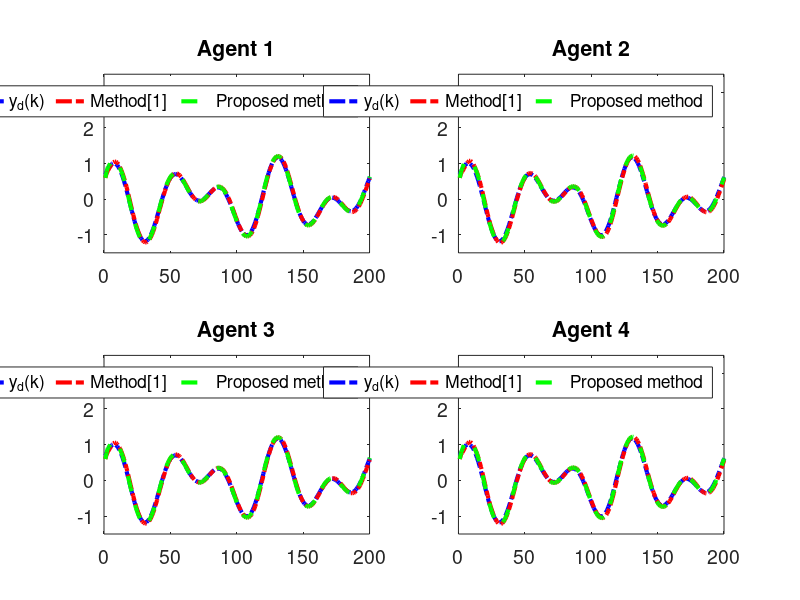
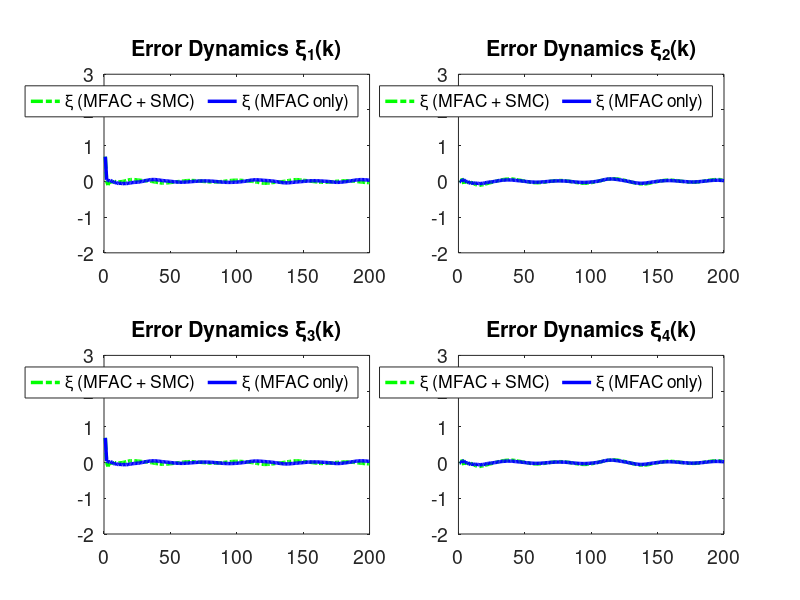

The MATLAB script that drew these images, in order:
clc; clear;

% Common Parameters
rho = 7.5;            % Gain for control response
eta = 1;              % Adaptive update speed
lamda = 350;          % Model-free parameter
mu = 0.005;           % Adaptive parameter
epsilon = 1e-5;       % Stability threshold
alpha = 15;           % Smoothing factor for error dynamics
T = 0.1;              % Sampling time
m = 200;              % Time steps
rT = 1024;            % Sample rate
font_size = 14;

% Method 1 (MFAC + SMC) Parameters
gamma1_m1 = 0.45;     % Control gains
gamma2_m1 = 0.15;
gamma3_m1 = 0.45;
gamma4_m1 = 0.15;
beta_m1 = 10;         % Sliding mode coefficient
sigma_m1 = 95;        % Sliding mode parameter
tau_m1 = 1e-5;        % Damping term
n_m1 = 600;           % Data size for Method 1
a_m1 = 0.5;           % Plant parameter
ff_gain_m1 = 0.45;    % Feedforward gain

% Method 2 (MFAC only) Parameters
gamma1_m2 = 0;        % Disable SMC
gamma2_m2 = 0;
gamma3_m2 = 0;
gamma4_m2 = 0;
n_m2 = 1024;          % Data size for Method 2
a_m2 = 0.8;           % Plant parameter
ff_gain_m2 = 0.2;     % Feedforward gain

% Nonlinearity coefficients (same for both methods)
nonlinearity1 = 0.03;
nonlinearity2 = 0.01;
nonlinearity3 = 0.02;
nonlinearity4 = 0.01;

% Initialization for both methods
phi1_m1 = zeros(m+1,1); phi2_m1 = zeros(m+1,1); phi3_m1 = zeros(m+1,1); phi4_m1 = zeros(m+1,1);
mfa1_m1 = zeros(m+1,1); mfa2_m1 = zeros(m+1,1); mfa3_m1 = zeros(m+1,1); mfa4_m1 = zeros(m+1,1);
sm1_m1 = zeros(m,1); sm2_m1 = zeros(m,1); sm3_m1 = zeros(m,1); sm4_m1 = zeros(m,1);
y1_m1 = zeros(m+1,1); y2_m1 = zeros(m+1,1); y3_m1 = zeros(m+1,1); y4_m1 = zeros(m+1,1);
u1_m1 = zeros(m,1); u2_m1 = zeros(m,1); u3_m1 = zeros(m,1); u4_m1 = zeros(m,1);
xi1_m1 = zeros(m,1); xi2_m1 = zeros(m,1); xi3_m1 = zeros(m,1); xi4_m1 = zeros(m,1);
s1_m1 = zeros(m,1); s2_m1 = zeros(m,1); s3_m1 = zeros(m,1); s4_m1 = zeros(m,1);

phi1_m2 = zeros(m+1,1); phi2_m2 = zeros(m+1,1); phi3_m2 = zeros(m+1,1); phi4_m2 = zeros(m+1,1);
mfa1_m2 = zeros(m+1,1); mfa2_m2 = zeros(m+1,1); mfa3_m2 = zeros(m+1,1); mfa4_m2 = zeros(m+1,1);
y1_m2 = zeros(m+1,1); y2_m2 = zeros(m+1,1); y3_m2 = zeros(m+1,1); y4_m2 = zeros(m+1,1);
u1_m2 = zeros(m,1); u2_m2 = zeros(m,1); u3_m2 = zeros(m,1); u4_m2 = zeros(m,1);
xi1_m2 = zeros(m,1); xi2_m2 = zeros(m,1); xi3_m2 = zeros(m,1); xi4_m2 = zeros(m,1);

yd = zeros(m+1,1);

% Desired signal (Reference trajectory)
for k = 1:m+1
    yd(k) = 0.6 * sin(0.05 * pi * k) + 0.6 * cos(0.03 * pi * k);
    % yd(k) = 2.6; % Time-invariant constant reference signalx
end

% Method 1 (MFAC + SMC) Simulation
for k = 1:m
    % Adaptive Gain update
    if k == 1
        phi1_m1(k) = 4.0; phi2_m1(k) = 4.0; phi3_m1(k) = 4.0; phi4_m1(k) = 4.0;
    elseif k == 2
        phi1_m1(k) = phi1_m1(k-1) + (eta * u1_m1(k-1) / (mu + u1_m1(k-1)^2)) * (y1_m1(k) - phi1_m1(k-1)*u1_m1(k-1));
        phi2_m1(k) = phi2_m1(k-1) + (eta * u2_m1(k-1) / (mu + u2_m1(k-1)^2)) * (y2_m1(k) - phi2_m1(k-1)*u2_m1(k-1));
        phi3_m1(k) = phi3_m1(k-1) + (eta * u3_m1(k-1) / (mu + u3_m1(k-1)^2)) * (y3_m1(k) - phi3_m1(k-1)*u3_m1(k-1));
        phi4_m1(k) = phi4_m1(k-1) + (eta * u4_m1(k-1) / (mu + u4_m1(k-1)^2)) * (y4_m1(k) - phi4_m1(k-1)*u4_m1(k-1));
    else
        phi1_m1(k) = phi1_m1(k-1) + (eta * (u1_m1(k-1) - u1_m1(k-2)) / (mu + (u1_m1(k-1) - u1_m1(k-2))^2)) * (y1_m1(k) - y1_m1(k-1) - phi1_m1(k-1) * (u1_m1(k-1) - u1_m1(k-2)));
        phi2_m1(k) = phi2_m1(k-1) + (eta * (u2_m1(k-1) - u2_m1(k-2)) / (mu + (u2_m1(k-1) - u2_m1(k-2))^2)) * (y2_m1(k) - y2_m1(k-1) - phi2_m1(k-1) * (u2_m1(k-1) - u2_m1(k-2)));
        phi3_m1(k) = phi3_m1(k-1) + (eta * (u3_m1(k-1) - u3_m1(k-2)) / (mu + (u3_m1(k-1) - u3_m1(k-2))^2)) * (y3_m1(k) - y3_m1(k-1) - phi3_m1(k-1) * (u3_m1(k-1) - u3_m1(k-2)));
        phi4_m1(k) = phi4_m1(k-1) + (eta * (u4_m1(k-1) - u4_m1(k-2)) / (mu + (u4_m1(k-1) - u4_m1(k-2))^2)) * (y4_m1(k) - y4_m1(k-1) - phi4_m1(k-1) * (u4_m1(k-1) - u4_m1(k-2)));
    end

    % Stability protection
    if k > 2 && (abs(phi1_m1(k)) <= epsilon || abs(u1_m1(k-1) - u1_m1(k-2)) <= epsilon || sign(phi1_m1(k)) ~= sign(phi1_m1(1)))
        phi1_m1(k) = phi1_m1(1);
    end
    if k > 2 && (abs(phi2_m1(k)) <= epsilon || abs(u2_m1(k-1) - u2_m1(k-2)) <= epsilon || sign(phi2_m1(k)) ~= sign(phi2_m1(1)))
        phi2_m1(k) = phi2_m1(1);
    end
    if k > 2 && (abs(phi3_m1(k)) <= epsilon || abs(u3_m1(k-1) - u3_m1(k-2)) <= epsilon || sign(phi3_m1(k)) ~= sign(phi3_m1(1)))
        phi3_m1(k) = phi3_m1(1);
    end
    if k > 2 && (abs(phi4_m1(k)) <= epsilon || abs(u4_m1(k-1) - u4_m1(k-2)) <= epsilon || sign(phi4_m1(k)) ~= sign(phi4_m1(1)))
        phi4_m1(k) = phi4_m1(1);
    end

    % Error dynamics
    xi1_m1(k) = yd(k) - 2*y1_m1(k) + y4_m1(k);
    xi2_m1(k) = y1_m1(k) - 2*y2_m1(k) + y3_m1(k);
    xi3_m1(k) = y2_m1(k) + yd(k) - 2*y3_m1(k);
    xi4_m1(k) = y1_m1(k) + y3_m1(k) - 2*y4_m1(k);

    % Sliding surfaces
    if k == 1
        s1_m1(k) = 0; s2_m1(k) = 0; s3_m1(k) = 0; s4_m1(k) = 0;
    else
        s1_m1(k) = alpha * xi1_m1(k) - xi1_m1(k-1);
        s2_m1(k) = alpha * xi2_m1(k) - xi2_m1(k-1);
        s3_m1(k) = alpha * xi3_m1(k) - xi3_m1(k-1);
        s4_m1(k) = alpha * xi4_m1(k) - xi4_m1(k-1);
    end

    % MFAC updates
    if k == 1
        mfa1_m1(k) = 0; mfa2_m1(k) = 0; mfa3_m1(k) = 0; mfa4_m1(k) = 0;
    else
        mfa1_m1(k) = mfa1_m1(k-1) + (rho * phi1_m1(k)) / (lamda + abs(phi1_m1(k)^2)) * xi1_m1(k);
        mfa2_m1(k) = mfa2_m1(k-1) + (rho * phi2_m1(k)) / (lamda + abs(phi2_m1(k)^2)) * xi2_m1(k);
        mfa3_m1(k) = mfa3_m1(k-1) + (rho * phi3_m1(k)) / (lamda + abs(phi3_m1(k)^2)) * xi3_m1(k);
        mfa4_m1(k) = mfa4_m1(k-1) + (rho * phi4_m1(k)) / (lamda + abs(phi4_m1(k)^2)) * xi4_m1(k);
    end

    % SMC updates
    if k == 1
        sm1_m1(k) = 0; sm2_m1(k) = 0; sm3_m1(k) = 0; sm4_m1(k) = 0;
    else
        sm1_m1(k) = sm1_m1(k-1) + (beta_m1 * phi1_m1(k)) / (sigma_m1 + (phi1_m1(k))^2) * ...
            ( (xi1_m1(k) + (y4_m1(k) - y4_m1(k-1)) + (yd(k+1) - yd(k))) / (1 + 1) ...
            - (xi1_m1(k)) / (alpha * 2) + tau_m1 * sign(s1_m1(k)) );
        sm2_m1(k) = sm2_m1(k-1) + (beta_m1 * phi2_m1(k)) / (sigma_m1 + (phi2_m1(k))^2) * ...
            ( (xi2_m1(k) + (y1_m1(k) - y1_m1(k-1)) + (y3_m1(k) - y3_m1(k-1))) / (1 + 1) ...
            - (xi2_m1(k)) / (alpha * 2) + tau_m1 * sign(s2_m1(k)) );
        sm3_m1(k) = sm3_m1(k-1) + (beta_m1 * phi3_m1(k)) / (sigma_m1 + (phi3_m1(k))^2) * ...
            ( (xi3_m1(k) + (y2_m1(k) - y2_m1(k-1)) + (yd(k+1) - yd(k))) / (1 + 1) ...
            - (xi3_m1(k)) / (alpha * 2) + tau_m1 * sign(s3_m1(k)) );
        sm4_m1(k) = sm4_m1(k-1) + (beta_m1 * phi4_m1(k)) / (sigma_m1 + (phi4_m1(k))^2) * ...
            ( (xi4_m1(k) + (y1_m1(k) - y1_m1(k-1)) + (y3_m1(k) - y3_m1(k-1))) / (1 + 1) ...
            - (xi4_m1(k)) / (alpha * 2) + tau_m1 * sign(s4_m1(k)) );
    end

    % Control signal
    if k == 1
        u1_m1(k) = 0.01; u2_m1(k) = 0.01; u3_m1(k) = 0.01; u4_m1(k) = 0.01;
    else
        u1_m1(k) = mfa1_m1(k) + gamma1_m1 * sm1_m1(k);
        u2_m1(k) = mfa2_m1(k) + gamma2_m1 * sm2_m1(k);
        u3_m1(k) = mfa3_m1(k) + gamma3_m1 * sm3_m1(k);
        u4_m1(k) = mfa4_m1(k) + gamma4_m1 * sm4_m1(k);
    end
    if k == 1
        y1_m1(k) = 0.6; y2_m1(k) = 0.6; y3_m1(k) = 0.6; y4_m1(k) = 0.6;
    end

    % Plant model update
    b1_m1 = 1.2 * n_m1 / (rT * 0.2);
    b2_m1 = 1.2 * n_m1 / (rT * 0.2);
    b3_m1 = 1.2 * n_m1 / (rT * 0.2);
    b4_m1 = 1.2 * n_m1 / (rT * 0.2);
    y1_m1(k+1) = a_m1 * y1_m1(k) + b1_m1 * u1_m1(k) - nonlinearity1 * y1_m1(k)^3 + ff_gain_m1;
    y2_m1(k+1) = a_m1 * y2_m1(k) + b2_m1 * u2_m1(k) - nonlinearity2 * y2_m1(k)^2 + ff_gain_m1;
    y3_m1(k+1) = a_m1 * y3_m1(k) + b3_m1 * u3_m1(k) - nonlinearity3 * y3_m1(k)^3 + ff_gain_m1;
    y4_m1(k+1) = a_m1 * y4_m1(k) + b4_m1 * u4_m1(k) - nonlinearity4 * y4_m1(k)^2 + ff_gain_m1;
end

% Method 2 (MFAC only) Simulation
for k = 1:m
    % Adaptive Gain update
    if k == 1
        phi1_m2(k) = 4.0; phi2_m2(k) = 4.0; phi3_m2(k) = 4.0; phi4_m2(k) = 4.0;
    elseif k == 2
        phi1_m2(k) = phi1_m2(k-1) + (eta * u1_m2(k-1) / (mu + u1_m2(k-1)^2)) * (y1_m2(k) - phi1_m2(k-1)*u1_m2(k-1));
        phi2_m2(k) = phi2_m2(k-1) + (eta * u2_m2(k-1) / (mu + u2_m2(k-1)^2)) * (y2_m2(k) - phi2_m2(k-1)*u2_m2(k-1));
        phi3_m2(k) = phi3_m2(k-1) + (eta * u3_m2(k-1) / (mu + u3_m2(k-1)^2)) * (y3_m2(k) - phi3_m2(k-1)*u3_m2(k-1));
        phi4_m2(k) = phi4_m2(k-1) + (eta * u4_m2(k-1) / (mu + u4_m2(k-1)^2)) * (y4_m2(k) - phi4_m2(k-1)*u4_m2(k-1));
    else
        phi1_m2(k) = phi1_m2(k-1) + (eta * (u1_m2(k-1) - u1_m2(k-2)) / (mu + (u1_m2(k-1) - u1_m2(k-2))^2)) * (y1_m2(k) - y1_m2(k-1) - phi1_m2(k-1) * (u1_m2(k-1) - u1_m2(k-2)));
        phi2_m2(k) = phi2_m2(k-1) + (eta * (u2_m2(k-1) - u2_m2(k-2)) / (mu + (u2_m2(k-1) - u2_m2(k-2))^2)) * (y2_m2(k) - y2_m2(k-1) - phi2_m2(k-1) * (u2_m2(k-1) - u2_m2(k-2)));
        phi3_m2(k) = phi3_m2(k-1) + (eta * (u3_m2(k-1) - u3_m2(k-2)) / (mu + (u3_m2(k-1) - u3_m2(k-2))^2)) * (y3_m2(k) - y3_m2(k-1) - phi3_m2(k-1) * (u3_m2(k-1) - u3_m2(k-2)));
        phi4_m2(k) = phi4_m2(k-1) + (eta * (u4_m2(k-1) - u4_m2(k-2)) / (mu + (u4_m2(k-1) - u4_m2(k-2))^2)) * (y4_m2(k) - y4_m2(k-1) - phi4_m2(k-1) * (u4_m2(k-1) - u4_m2(k-2)));
    end

    % Stability protection
    if k > 2 && (abs(phi1_m2(k)) <= epsilon || abs(u1_m2(k-1) - u1_m2(k-2)) <= epsilon || sign(phi1_m2(k)) ~= sign(phi1_m2(1)))
        phi1_m2(k) = phi1_m2(1);
    end
    if k > 2 && (abs(phi2_m2(k)) <= epsilon || abs(u2_m2(k-1) - u2_m2(k-2)) <= epsilon || sign(phi2_m2(k)) ~= sign(phi2_m2(1)))
        phi2_m2(k) = phi2_m2(1);
    end
    if k > 2 && (abs(phi3_m2(k)) <= epsilon || abs(u3_m2(k-1) - u3_m2(k-2)) <= epsilon || sign(phi3_m2(k)) ~= sign(phi3_m2(1)))
        phi3_m2(k) = phi3_m2(1);
    end
    if k > 2 && (abs(phi4_m2(k)) <= epsilon || abs(u4_m2(k-1) - u4_m2(k-2)) <= epsilon || sign(phi4_m2(k)) ~= sign(phi4_m2(1)))
        phi4_m2(k) = phi4_m2(1);
    end

    % Error dynamics
    xi1_m2(k) = yd(k) - 2*y1_m2(k) + y4_m2(k);
    xi2_m2(k) = y1_m2(k) - 2*y2_m2(k) + y3_m2(k);
    xi3_m2(k) = y2_m2(k) + yd(k) - 2*y3_m2(k);
    xi4_m2(k) = y1_m2(k) + y3_m2(k) - 2*y4_m2(k);

    % MFAC updates
    if k == 1
        mfa1_m2(k) = 0; mfa2_m2(k) = 0; mfa3_m2(k) = 0; mfa4_m2(k) = 0;
    else
        mfa1_m2(k) = mfa1_m2(k-1) + (rho * phi1_m2(k)) / (lamda + abs(phi1_m2(k)^2)) * xi1_m2(k);
        mfa2_m2(k) = mfa2_m2(k-1) + (rho * phi2_m2(k)) / (lamda + abs(phi2_m2(k)^2)) * xi2_m2(k);
        mfa3_m2(k) = mfa3_m2(k-1) + (rho * phi3_m2(k)) / (lamda + abs(phi3_m2(k)^2)) * xi3_m2(k);
        mfa4_m2(k) = mfa4_m2(k-1) + (rho * phi4_m2(k)) / (lamda + abs(phi4_m2(k)^2)) * xi4_m2(k);
    end

    % Control signal
    if k == 1
        u1_m2(k) = 0.01; u2_m2(k) = 0.01; u3_m2(k) = 0.01; u4_m2(k) = 0.01;
    else
        u1_m2(k) = mfa1_m2(k);
        u2_m2(k) = mfa2_m2(k);
        u3_m2(k) = mfa3_m2(k);
        u4_m2(k) = mfa4_m2(k);
    end
    if k == 1
        y1_m2(k) = 0.6; y2_m2(k) = 0.6; y3_m2(k) = 0.6; y4_m2(k) = 0.6;
    end

    % Plant model update
    b1_m2 = 1.2 * n_m2 / (rT * 0.2);
    b2_m2 = 1.2 * n_m2 / (rT * 0.2);
    b3_m2 = 1.2 * n_m2 / (rT * 0.2);
    b4_m2 = 1.2 * n_m2 / (rT * 0.2);
    y1_m2(k+1) = a_m2 * y1_m2(k) + b1_m2 * u1_m2(k) - nonlinearity1 * y1_m2(k)^3 + ff_gain_m2;
    y2_m2(k+1) = a_m2 * y2_m2(k) + b2_m2 * u2_m2(k) - nonlinearity2 * y2_m2(k)^2 + ff_gain_m2;
    y3_m2(k+1) = a_m2 * y3_m2(k) + b3_m2 * u3_m2(k) - nonlinearity3 * y3_m2(k)^3 + ff_gain_m2;
    y4_m2(k+1) = a_m2 * y4_m2(k) + b4_m2 * u4_m2(k) - nonlinearity4 * y4_m2(k)^2 + ff_gain_m2;
end

% Calculate MSE for both methods
mse_xi1_m1 = mean(xi1_m1.^2); mse_xi2_m1 = mean(xi2_m1.^2);
mse_xi3_m1 = mean(xi3_m1.^2); mse_xi4_m1 = mean(xi4_m1.^2);
mse_xi1_m2 = mean(xi1_m2.^2); mse_xi2_m2 = mean(xi2_m2.^2);
mse_xi3_m2 = mean(xi3_m2.^2); mse_xi4_m2 = mean(xi4_m2.^2);

% Print MSE values
fprintf('Method 1 (MFAC + SMC) MSE:\n');
fprintf('xi1: %.10e\n', mse_xi1_m1);
fprintf('xi2: %.10e\n', mse_xi2_m1);
fprintf('xi3: %.10e\n', mse_xi3_m1);
fprintf('xi4: %.10e\n\n', mse_xi4_m1);
fprintf('Method 2 (MFAC only) MSE:\n');
fprintf('xi1: %.10e\n', mse_xi1_m2);
fprintf('xi2: %.10e\n', mse_xi2_m2);
fprintf('xi3: %.10e\n', mse_xi3_m2);
fprintf('xi4: %.10e\n\n', mse_xi4_m2);

% Time vector
t = 1:m+1; t_err = 1:m;

% Plot outputs (y1, y2, y3, y4) for both methods
figure('Position', [100, 100, 1500, 750]);
for i = 1:4
    subplot(2, 2, i);
    plot(t, yd, '-.b', 'LineWidth', 3); hold on;
    if i == 1
        plot(t, y1_m2, '-.r', 'LineWidth', 3);
        plot(t, y1_m1, '--g', 'LineWidth', 3);
        
        title('Agent 1');
    elseif i == 2
        plot(t, y2_m2, '-.r', 'LineWidth', 3);
        plot(t, y2_m1, '--g', 'LineWidth', 3);

        title('Agent 2');
    elseif i == 3
        plot(t, y3_m2, '-.r', 'LineWidth', 3);
        plot(t, y3_m1, '--g', 'LineWidth', 3);

        title('Agent 3');
    else
        plot(t, y4_m2, '-.r', 'LineWidth', 3);
        plot(t, y4_m1, '--g', 'LineWidth', 3);

        title('Agent 4');
    end
    grid off;
    % legend('y_d(k)',  'Method [1]','y (MFAC + SMC)', 'Orientation', 'horizontal');
    legend('y_d(k)',  'Method[1]','Proposed method', 'Orientation', 'horizontal');
    set(gca, 'FontSize', font_size);
    xlim([0 m]);
    ylim([-1.5 3.5]);
end

% Plot error dynamics (xi1, xi2, xi3, xi4) for both methods
figure('Position', [100, 100, 1500, 750]);
for i = 1:4
    subplot(2, 2, i);
    if i == 1
        plot(t_err, xi1_m1, '-.g', 'LineWidth', 2.5); hold on;
        plot(t_err, xi1_m2, '-b', 'LineWidth', 2.5);
        title('Error Dynamics \xi_1(k)');
    elseif i == 2
        plot(t_err, xi2_m1, '-.g', 'LineWidth', 2.5); hold on;
        plot(t_err, xi2_m2, '-b', 'LineWidth', 2.5);
        title('Error Dynamics \xi_2(k)');
    elseif i == 3
        plot(t_err, xi3_m1, '-.g', 'LineWidth', 2.5); hold on;
        plot(t_err, xi3_m2, '-b', 'LineWidth', 2.5);
        title('Error Dynamics \xi_3(k)');
    else
        plot(t_err, xi4_m1, '-.g', 'LineWidth', 2.5); hold on;
        plot(t_err, xi4_m2, '-b', 'LineWidth', 2.5);
        title('Error Dynamics \xi_4(k)');
    end
    grid off;
    legend('\xi (MFAC + SMC)', '\xi (MFAC only)', 'Orientation', 'horizontal');
    set(gca, 'FontSize', font_size);
    xlim([0 m]);
    ylim([-2 3]);
end
